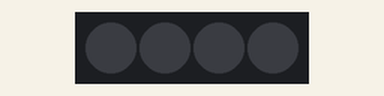
Simulated run of this sketch. Board: Arduino Uno, built with avr-gcc and run on an emulated ATmega328P. Shown: 4 RGB LEDs in strip order, left to right. Dim RGB values are drawn brighter than linear; EEPROM starts erased.

Above: at 3.4 s.
At 6.79 s:
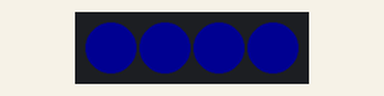
At 13.1 s:
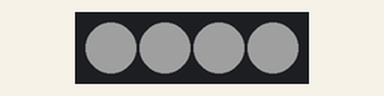
At 25.1 s:
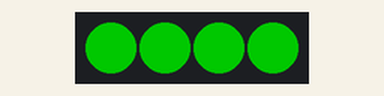
At 32.26 s:
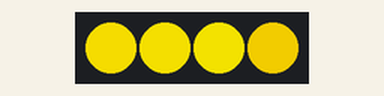
At 39.77 s:
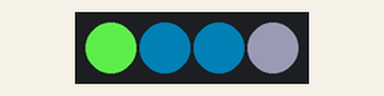
Timing chart, 0 to 40.0 s (numbered marks = the images above):
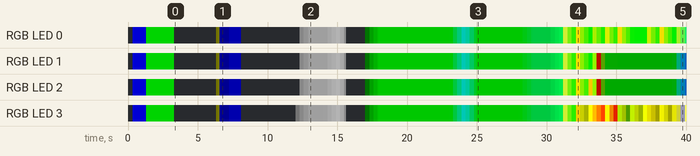

The sketch:

BlinkMmk2.ino
```cpp
 /**
  * BlinkMmk2 ---
  *
  * More on TinyWireS usage - see TinyWireS.h
  *
  * From: blinkm/variants/tiny14/pins_arduino.h
  * (originally from: http://hlt.media.mit.edu/?p=1695 )
  *
  * ATMEL ATTINY84 / ARDUINO
  *
  *                           +-\/-+
  *                     VCC  1|    |14  GND
  *             (D 10)  PB0  2|    |13  AREF (D  0)
  *             (D  9)  PB1  3|    |12  PA1  (D  1)
  *                     PB3  4|    |11  PA2  (D  2)
  *  PWM  INT0  (D  8)  PB2  5|    |10  PA3  (D  3)
  *  PWM        (D  7)  PA7  6|    |9   PA4  (D  4)
  *  PWM        (D  6)  PA6  7|    |8   PA5  (D  5)        PWM
  *                           +----+
  *
  */


//#include "TinyWireS.h"                // wrapper class for I2C slave routines
#include "FastLED.h"
#include "LEDFader.h"

#include <avr/pgmspace.h>    // for memcpy_P()
#include <avr/eeprom.h>  // FOR EEMEM

// How many leds in your strip?
const int NUM_LEDS = 4;
//const int NUM_LEDS = 1;

//const int DATA_PIN = 0;   // maxm A0
const int DATA_PIN = 7; // blinkmmk2

const int I2C_SLAVE_ADDR  = 0x09;     // default BlinkM addr

// BlinkM MaxM pins
const int redPin = 8;   // PB2 OC0A
const int grnPin = 7;   // PA7 OC0B
const int bluPin = 5;   // PA5 OC1B
const int sdaPin = 6;   // PA6
const int sclPin = 9;   // PA4
const int in0Pin = A0;  // PA0
const int in1Pin = A1;  // PA1
const int in2Pin = A2;  // PA2
const int in3Pin = A3;  // PA3


// Define the array of leds
CRGB leds[NUM_LEDS];
rgb_t ctmp;
uint16_t ttmp;   // temp time holder
uint8_t ntmp;    // temp ledn holder

const  uint32_t led_update_millis = 10;  // tick msec
static uint32_t led_update_next = 0;
static uint32_t pattern_update_next = 0;

const uint8_t patt_max=16;

uint8_t playpos   = 0; // current play position
uint8_t playstart = 0; // start play position
uint8_t playend   = patt_max; // end play position
uint8_t playlen   = patt_max;
uint8_t playcount = 0; // number of times to play loop, or 0=infinite
uint8_t playing = 1; // playing values: 0=off, 1=normal, 2==playing from powerup

// the light sequence patterns
#include "patterns.h"

patternline_t pltmp;  // temp pattern holder

rgbfader_t faders[NUM_LEDS];
LEDFader ledfader(leds, faders, NUM_LEDS );

//
void setup()
{
  // load up EEPROM from flash,
  // to deal with fact that Arduino uploader doesn't upload EEPROM
  // FIXME: need to check if we need to do this
  //ptmp.len = patt_max;
  //ptmp.lines = patternlines_ee;
  //eeprom_write_block( &pltmp, &pattern_ee, sizeof(pattern_t) );
  for( uint8_t i=0; i<patt_max; i++ ) {
    memcpy_P( &pltmp, &(patternlines_default[i]), sizeof(patternline_t) );
    eeprom_write_block( &pltmp, &(patternlines_ee[i]), sizeof(patternline_t) );
  }

  FastLED.addLeds<WS2812B, DATA_PIN, GRB>(leds, NUM_LEDS);

#if 1
  for( int i=0; i< NUM_LEDS; i++ )
    leds[i] = 0x000080;
  FastLED.show();
  delay(1000);
  for( int i=0; i< NUM_LEDS; i++ )
    leds[i] = 0x008000;
  FastLED.show();
  delay(2000);
  for( int i=0; i< NUM_LEDS; i++ )
    leds[i] = 0x000000;
  FastLED.show();
  delay(3000);
#endif

  //TinyWireS.begin(I2C_SLAVE_ADDR);

}

//
void loop()
{
  updateLEDs();
  delay(1);
}

//
void displayLEDs()
{
  FastLED.show();
}

//
void updateLEDs(void)
{
    uint32_t now = millis();

    // update LED for fading every led_update_millis
    if( (long)(now - led_update_next) > 0 ) {
      led_update_next += led_update_millis;
      ledfader.update();
      displayLEDs();
    }

    // playing light pattern
    if( playing ) {
      if( (long)(now - pattern_update_next) > 0  ) { // time to get next line

        memcpy( &pltmp, &patternlines_mem[playpos], sizeof(patternline_t) );
      //eeprom_read_block(&pltmp,&patternlines_ee[playpos],sizeof(patternline_t));
      //memcpy_P(&pltmp,&(patternlines_default[playpos]),sizeof(patternline_t));
        ctmp = pltmp.color;
        ttmp = pltmp.dmillis;
        ntmp = pltmp.ledn;
        if( ttmp == 0 && ctmp.r==0 && ctmp.g==0 && ctmp.b==0 ) {
          // skip lines set to zero
        } else {
          ledfader.setDest( &ctmp, ttmp, ntmp );
        }
        playpos++;
        if( playpos == playend ) {
          playpos = playstart; // loop the pattern
          //playcount--;
          //if( playcount == 0 ) {
          //  playing=0; // done!
          //} else if(playcount==255) {
          //  playcount = 0; // infinite playing
          //}
        }
        pattern_update_next += ttmp*10;
      }
    } // playing

}


void play_pattern(uint8_t id, uint8_t reps, uint8_t startpos,uint8_t endpos)
{
  if( id==0 ) {
    //play_pattern_ee(reps, startpos, endpos);
    //playlen = ptmp.len;

  } else {
    //play_pattern_fl(id,reps,startpos,endpos);
    //memcpy_P( &ptmp, &patterns[id-1], sizeof(pattern_t) );
    //playlen = ptmp.len;
  }

}


/*inline void setLED( uint8_t i, uint8_t r, uint8_t g, uint8_t b )
{
  leds[i].setRGB( r,g,b );
  }*/


/*
#if 0
      if( i == 100 ) {            // 10*100 = 1000 msec
        ctmp = CRGB::Red;
        ledfader.setDest( &ctmp, 100  );
      }
      else if( i == 200 ) {
        ctmp = CRGB::Green;
        ledfader.setDest( &ctmp, 100  );
      }
      else if( i == 300 ) {
        ctmp = CRGB::Blue;
        ledfader.setDest( &ctmp, 100  );
      }
      else if( i == 400 ) {
        ctmp = CRGB::Black;
        ledfader.setDest( &ctmp, 500  ); // 5000 msec = 5sec
      }
      else if( i == 1000 ) {
        i = 0;
      }
      i++;
#endif


#if 0
    // Turn the LED on, then pause
    leds[i].r = random(200);
    leds[i].g = random(200);
    leds[i].b = random(200);
    FastLED.show();
    delay(100);

    //FastLED.setBrightness( random(100) ) ;
    FastLED.setBrightness( 64 ) ;

    // Now turn the LED off, then pause
    leds[i] = CRGB::Black;
    FastLED.show();
    delay(100);

    i++;
    if( i == NUM_LEDS ) i = 0;
#endif
*/
```

LEDFader.cpp
```cpp
#include "LEDFader.h"

//
void LEDFader::setCurr(rgb_t* newcolor, int ledn)
{
    uint8_t i=0;

    if (ledn > 0) i=ledn;
    else       ledn=nLEDs;

    // either do all or just one
    for (; i < ledn; i++) {
        rgbfader_t* f = &faders[ledn];
        f->stepcnt = 0;
        f->dest.r = newcolor->r;
        f->dest.g = newcolor->g;
        f->dest.b = newcolor->b;

        leds[i].r = newcolor->r;
        leds[i].g = newcolor->g;
        leds[i].b = newcolor->b;
    }
}

//
void LEDFader::setDestN(rgb_t* newcolor, int steps, int ledn)
{
    rgbfader_t* f = &faders[ledn];
    f->stepcnt = steps + 1;
    f->dest.r = newcolor->r;
    f->dest.g = newcolor->g;
    f->dest.b = newcolor->b;

    CRGB old = leds[ledn];

    f->m100x.r = 100* ((int)f->dest.r - old.r) / steps;
    f->m100x.g = 100* ((int)f->dest.g - old.g) / steps;
    f->m100x.b = 100* ((int)f->dest.b - old.b) / steps;
}

//
void LEDFader::setDest(rgb_t* newcolor, int steps, int ledn)
{
    if (ledn > 0) {
        setDestN( newcolor, steps, ledn-1);
    } else {
        for (uint8_t i=0; i < nLEDs; i++) {
            setDestN( newcolor, steps, i);
        }
    }
}

//
void LEDFader::update(void)
{
    int16_t m100x, dest100x, tmpc, err;
    uint8_t curr;

    for( uint8_t i=0; i<nLEDs; i++ ) {
        rgbfader_t* f = &faders[i];
        if( !f->stepcnt ) {
            continue;
        }

        f->stepcnt--;
        if( f->stepcnt ) {

            for( uint8_t j=0; j<3; j++) { // operate on each r,g,b indep.
                m100x = f->m100x.raw[j];    // slope
                dest100x = 100* f->dest.raw[j];      // dest color
                curr = leds[i].raw[j];  // curr color
                // new color from slope, with rounding up (+50)
                tmpc = (100* curr) + m100x + 0 ;
                err = -(tmpc - (dest100x - (m100x*(f->stepcnt-i))));

                if((m100x > 0 && err>m100x) || (m100x < 0 && err<m100x) ) {
                    tmpc += m100x;
                }
                leds[i].raw[j] = (tmpc + 50) / 100; // de-scale
            }

        } else {
            leds[i].r = f->dest.r;
            leds[i].g = f->dest.g;
            leds[i].b = f->dest.b;
        }

    }
}
```

LEDFader.h
```cpp
#ifndef LEDFader_h
#define LEDFader_h

#include "inttypes.h"

#include "pixeltypes.h"

// RGB triplet of 8-bit vals for input/output use
typedef union {
    struct {
        uint8_t g;
        uint8_t r;
        uint8_t b;
    };
    uint8_t raw[3];
} rgb_t;

// RGB triplet unsigned ints for internal use of 100x scale
// used instead of floating point
typedef union {
    struct {
        int16_t g;
        int16_t r;
        int16_t b;
    };
    int16_t raw[3];
} rgbint_t;

typedef struct {
    rgb_t dest;  // the eventual destination color we want to hit
    rgbint_t m100x;  // slope of the amount of to move each tick
    int stepcnt;  // number of steps for our fade run
} rgbfader_t;


class LEDFader
{
    uint8_t nLEDs;
    rgbfader_t* faders;
    CRGB* leds;

    void setDestN(rgb_t* newcolor, int steps, int ledn);

 public:
    LEDFader(CRGB* nleds, rgbfader_t* nfaders, uint8_t nnLEDs)
        { leds = nleds; faders = nfaders; nLEDs = nnLEDs; }

    void setCurr(rgb_t* color, int ledn);
    void setDest(rgb_t* color, int steps, int ledn);
    void update(void);
};


#endif
```

patterns.h
```cpp
#ifndef PATTERNS_H
#define PATTERNS_H

#include "LEDFader.h"  // for rgb_t

struct patternline_t {
    rgb_t color;
    uint16_t dmillis; // hundreths of a sec
    uint8_t ledn;     // number of led, or 0 for all
};


// can't declare these statically because Arduino loader doesn't send eeprom
//pattern_t pattern_ee EEMEM;
patternline_t patternlines_ee[patt_max] EEMEM;

patternline_t patternlines_mem[]  = {
    //    G     R     B    fade ledn
    { { 0x00, 0x11, 0x00 }, 100, 0 }, // 0  red A
    { { 0x00, 0x33, 0x00 }, 100, 0 }, // 1  red B
    { { 0x00, 0x00, 0x00 }, 100, 0 }, // 2  off both
    { { 0x11, 0x00, 0x00 }, 100, 0 }, // 3  grn A
    { { 0x33, 0x00, 0x00 }, 100, 0 }, // 4  grn B
    { { 0x00, 0x00, 0x00 }, 100, 0 }, // 5  off both
    { { 0x00, 0x00, 0x11 }, 100, 0 }, // 6  blu A
    { { 0x00, 0x00, 0x33 }, 100, 0 }, // 7  blu B
    { { 0x00, 0x00, 0x00 }, 100, 0 }, // 8  off both
    { { 0x10, 0x10, 0x10 }, 100, 0 }, // 9  half-bright, both LEDs
    { { 0x00, 0x00, 0x00 }, 100, 0 }, // 10 off both
    { { 0x11, 0x11, 0x11 }, 100, 0 }, // 11 white A
    { { 0x20, 0x20, 0x20 }, 100, 0 }, // 12 off A
    { { 0x30, 0x30, 0x30 }, 100, 0 }, // 13 white B
    { { 0x40, 0x40, 0x40 }, 100, 0 }, // 14 off B
    { { 0x00, 0x00, 0x00 }, 100, 0 }, // 15 off everyone
};

patternline_t patternlines_default[] PROGMEM = {
    //    G     R     B    fade ledn
    { { 0x00, 0x11, 0x00 },  100, 0 }, // 0  red A
    { { 0x00, 0x11, 0x00 },  100, 0 }, // 1  red B
    { { 0x00, 0x00, 0x00 },  100, 0 }, // 2  off both
    { { 0x11, 0x00, 0x00 },  100, 0 }, // 3  grn A
    { { 0x11, 0x00, 0x00 },  100, 0 }, // 4  grn B
    { { 0x00, 0x00, 0x00 },  100, 0 }, // 5  off both
    { { 0x00, 0x00, 0x11 },  100, 0 }, // 6  blu A
    { { 0x00, 0x00, 0x11 },  100, 0 }, // 7  blu B
    { { 0x00, 0x00, 0x00 },  100, 0 }, // 8  off both
    { { 0x10, 0x10, 0x10 }, 100, 0 }, // 9  half-bright, both LEDs
    { { 0x00, 0x00, 0x00 }, 100, 0 }, // 10 off both
    { { 0x11, 0x11, 0x11 },  50, 0 }, // 11 white A
    { { 0x00, 0x00, 0x00 },  50, 0 }, // 12 off A
    { { 0x7f, 0x7f, 0x7f },  50, 0 }, // 13 white B
    { { 0x00, 0x00, 0x00 }, 100, 0 }, // 14 off B
    { { 0x00, 0x00, 0x00 }, 100, 0 }, // 15 off everyone
};

#if 0
patternline_t patternlines_default[] PROGMEM = {
    //    G     R     B    fade ledn
    { { 0x00, 0x11, 0x00 },  100, 1 }, // 0  red A
    { { 0x00, 0x11, 0x00 },  100, 2 }, // 1  red B
    { { 0x00, 0x00, 0x00 },  100, 0 }, // 2  off both
    { { 0x11, 0x00, 0x00 },  100, 1 }, // 3  grn A
    { { 0x11, 0x00, 0x00 },  100, 2 }, // 4  grn B
    { { 0x00, 0x00, 0x00 },  100, 0 }, // 5  off both
    { { 0x00, 0x00, 0x11 },  100, 1 }, // 6  blu A
    { { 0x00, 0x00, 0x11 },  100, 2 }, // 7  blu B
    { { 0x00, 0x00, 0x00 },  100, 0 }, // 8  off both
    { { 0x10, 0x10, 0x10 }, 100, 0 }, // 9  half-bright, both LEDs
    { { 0x00, 0x00, 0x00 }, 100, 0 }, // 10 off both
    { { 0x11, 0x11, 0x11 },  50, 1 }, // 11 white A
    { { 0x00, 0x00, 0x00 },  50, 1 }, // 12 off A
    { { 0x7f, 0x7f, 0x7f },  50, 2 }, // 13 white B
    { { 0x00, 0x00, 0x00 }, 100, 2 }, // 14 off B
    { { 0x00, 0x00, 0x00 }, 100, 0 }, // 15 off everyone
};
#endif

patternline_t patternlines_rgb[] PROGMEM = {
    { { 0x00, 0x11, 0x00 },  50, 0 }, // 0  red all
    { { 0x11, 0x00, 0x00 },  50, 0 }, // 1  grn all
    { { 0x00, 0x00, 0x11 },  50, 0 }, // 2  blu all
};

patternline_t patternlines_blink_white[] PROGMEM = {
    { { 0x11, 0x11, 0x11 },  50, 0 }, // 0  white all
    { { 0x00, 0x00, 0x00 },  50, 0 }, // 1  off all
};

patternline_t patternlines_stoplight[] PROGMEM = {
    { { 0x00, 0x11, 0x00 },  50, 0 }, // 0  red
    { { 0xdd, 0x11, 0x00 },  50, 0 }, // 1  yellow
    { { 0x11, 0x00, 0x11 },  50, 0 }, // 1  greenblue
};

patternline_t** patterns[] PROGMEM = {
    (patternline_t**) &patternlines_default,
    (patternline_t**) &patternlines_rgb,
    (patternline_t**) &patternlines_blink_white,
    (patternline_t**) &patternlines_stoplight,
};

// this is so lame, but can't create a flexible array of patternlines in a struct
int pattern_lens[] PROGMEM = {
    16,
    3,
    2,
    3,
};


#endif

/*
// this does not work
struct pattern_t {
    uint8_t len;  // number of script lines, 0 == blank script, not playing
    patternline_t lines[];
};
static const pattern_t pattern_default PROGMEM  = {
    3,
    //(patternline_t[3])
    {
        { { 0x00, 0xff, 0x00 },  50, 0 }, // 0  red all
        { { 0xff, 0x00, 0x00 },  50, 0 }, // 1  grn all
        { { 0x00, 0x00, 0xff },  50, 0 }, // 2  blu all
    }
};
*/


/*
typedef struct {
    uint8_t len;  // number of script lines, 0 == blank script, not playing
    patternline_t lines[];
} pattern2_t;

pattern_t patterntoo PROGMEM = {
    3,
    (patternline_t[3])
    {
        { { 0x00, 0xff, 0x00 },  50, 0 }, // 0  red all
        { { 0xff, 0x00, 0x00 },  50, 0 }, // 1  grn all
        { { 0x00, 0x00, 0xff },  50, 0 }, // 2  blu all
    },
};
*/
```

Measured:
- by itself, RGB LED 0: off → RGB(0, 0, 128) at 0.32 s, → RGB(0, 128, 0) 1.0 s later, → off 2.0 s later, → RGB(1, 1, 0) 3.0 s later, … (67 changes in this stretch)
- by itself, RGB LED 1: off → RGB(0, 0, 128) at 0.32 s, → RGB(0, 128, 0) 1.0 s later, → off 2.0 s later, → RGB(1, 1, 0) 3.0 s later, … (55 changes in this stretch)
